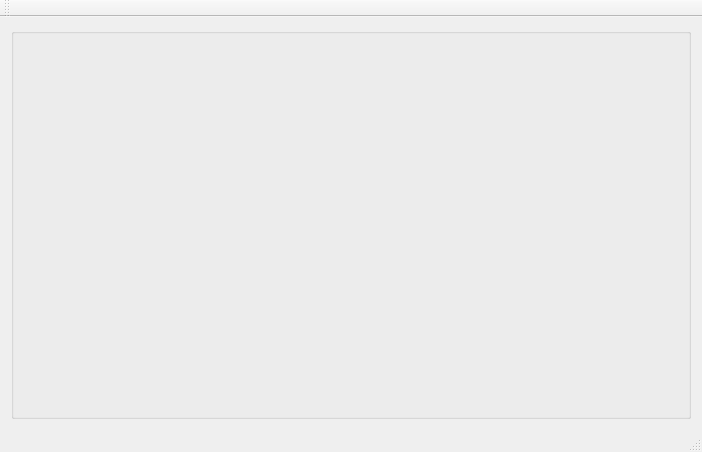
<?xml version="1.0" encoding="UTF-8"?>
<ui version="4.0">
 <class>MainWindow</class>
 <widget class="QMainWindow" name="MainWindow">
  <property name="geometry">
   <rect>
    <x>0</x>
    <y>0</y>
    <width>702</width>
    <height>452</height>
   </rect>
  </property>
  <property name="windowTitle">
   <string>Scope</string>
  </property>
  <widget class="QWidget" name="centralWidget">
   <layout class="QHBoxLayout" name="horizontalLayout">
    <item>
     <widget class="QGroupBox" name="groupBox_Scope">
      <property name="title">
       <string/>
      </property>
      <layout class="QVBoxLayout" name="verticalLayout"/>
     </widget>
    </item>
   </layout>
  </widget>
  <widget class="QMenuBar" name="menuBar">
   <property name="geometry">
    <rect>
     <x>0</x>
     <y>0</y>
     <width>702</width>
     <height>25</height>
    </rect>
   </property>
  </widget>
  <widget class="QToolBar" name="mainToolBar">
   <attribute name="toolBarArea">
    <enum>TopToolBarArea</enum>
   </attribute>
   <attribute name="toolBarBreak">
    <bool>false</bool>
   </attribute>
  </widget>
  <widget class="QStatusBar" name="statusBar"/>
 </widget>
 <layoutdefault spacing="6" margin="11"/>
 <resources/>
 <connections/>
</ui>
